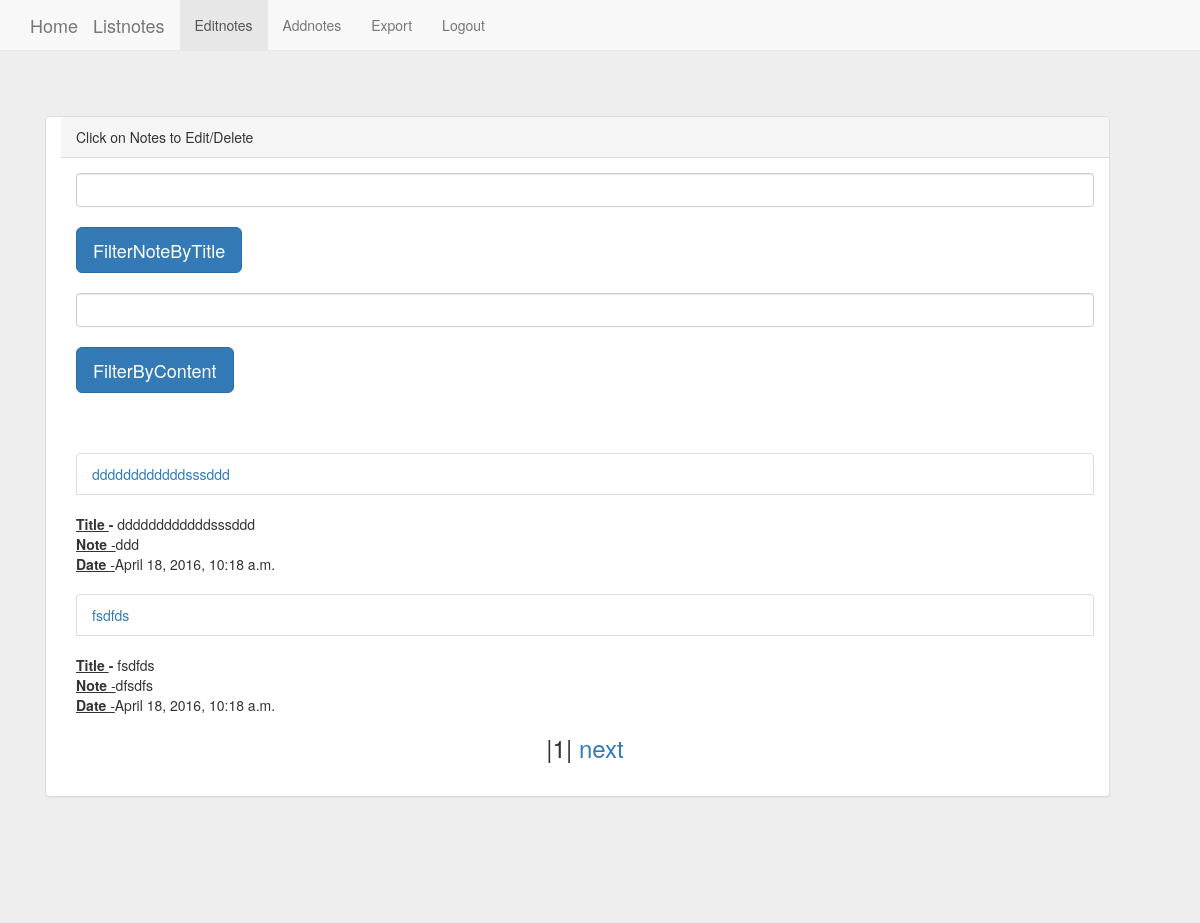
The page /notes/detail/ on the database its author committed.
### notes/models.py (models this page shows)
class Notes(models.Model):
	title = models.CharField(max_length = 120)
	date = models.DateTimeField(auto_now = True, auto_now_add = False)
	note = models.TextField()
	def __unicode__(self):
		return self.title
	def __str__(self):
 		return self.title
 	def get_absolute_url(self):
 		return "/notes/list/%s" %(self.id)

### notes/views.py (the view)
def notes_detail(request):
	querylist = Notes.objects.all().order_by("-date")
	paginator = Paginator(querylist,2)
	page_num = request.GET.get('page',1)
	try :
			page = paginator.page(page_num)
	except EmptyPage:
		page = paginator.page(paginator.num_pages)
	except PageNotAnInteger:
		page = paginator.page(1)
	context = {"page" : page
	}
	return render(request, "notes_templates/detail_notes.html", context)

### templates/notes_templates/detail_notes.html (shortened to what this page needs)
{% load crispy_forms_tags %}
<!DOCTYPE html>
<html>
<head>
	{% include "notes_templates/notes_header.html"%}
    <link rel="stylesheet" href="http://maxcdn.bootstrapcdn.com/bootstrap/3.3.6/css/bootstrap.min.css">
</head>
<body>
<div class="jumbotron" style="border-radius: 6px">
        <div class="container" style="padding-left :15px ; text align: justify; text-justify:auto;" >
            <div class= "jumbotron" style="padding-left :15px ; text align: justify; text-justify:auto; background: " >
<div class="panel panel-default" style="padding-left :15px">
  <div class="panel-heading">Click on Notes to Edit/Delete</div>
  <div class="panel-body" style="padding-left :15px">
<form action ="/notes/notestitle/" method='POST'>{% csrf_token %}
<input type = 'text' name = 'SortbyNotename'  class="form-control" style="margin-right: 20px"/><br>
<input type = 'submit' value = 'FilterNoteByTitle' class="btn btn-primary btn-lg" style="margin-right: 20px"/><br>
<br>
</form>
<form action ="/notes/notesnote/" method='POST'>{% csrf_token %}
<input type = 'text' name = 'SortbyNote'  class="form-control" style="margin-right: 20px"/><br>
<input type = 'submit' value = 'FilterByContent' class="btn btn-primary btn-lg" style="margin-right: 20px"/><br>
<br>
</form>
{% for obj in page.object_list  %}<br/>
  <ul class="list-group">
    <li class="list-group-item"><a href= '{% url "edit_note" id=obj.id %}'>{{ obj.title }}</a><br/></li><br>
<b><u>Title  </u> -</b> {{obj.title}}<br/>
<b><u>Note </b>-</u>{{obj.note}}<br/>
<b><u>Date </b>-</u>{{obj.date}}<br/>
{% endfor %}
  </ul>
<center>  <h3>
|{{page.number}}|
{% if page.has_next %}
<a href= "?page={{page.next_page_number}}">next</a>
{% endif %}</h3></center>
</div>
</div>
</div>
</div>
</body>
</html>

### rows shown on the page
Notes: title "ddddddddddddsssddd", note "ddd", date "April 18, 2016, 10:18 a.m."
Notes: title "fsdfds", note "dfsdfs", date "April 18, 2016, 10:18 a.m."

### other values the page prints
{{ page.number }} "1"
